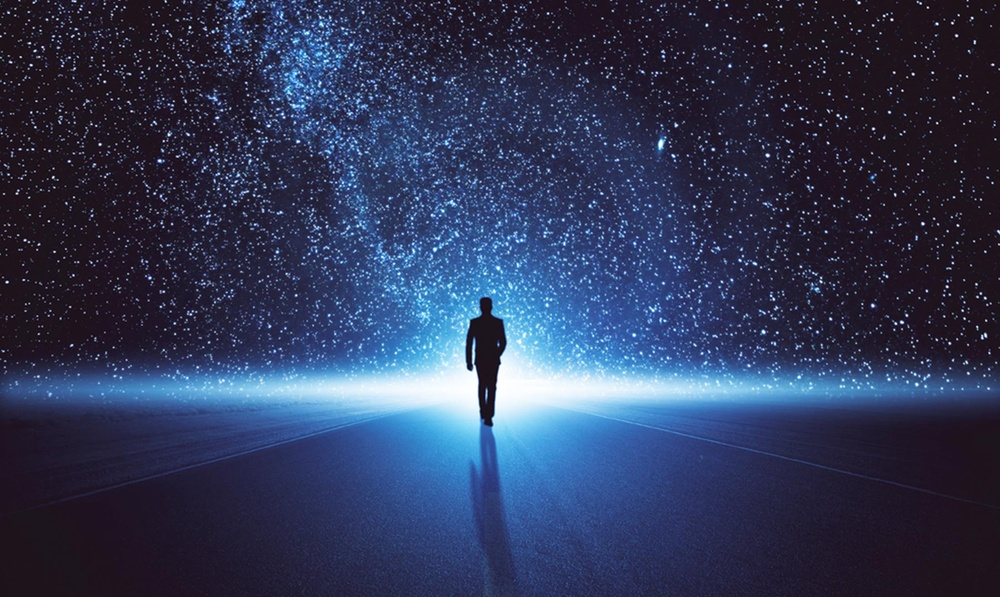
#> input picture Intellicense/infinity.jpg, 1000 x 597 px, shrunk from 1800 x 1075 before the run
$ python display.py infinity.jpg
#> lines starting #> are read from the running program, lines starting #| are printed output that depends on the picture
# usr/bin/env python3
import cv2
import sys

def show_image(url):
    image=cv2.imread(url)
    cv2.imshow("Process Image",image)
    #cv2.waitKey(0)
def show_scaled(url):
    image=cv2.imread(url)
    gray_image=cv2.cvtColor(image,cv2.COLOR_BGR2GRAY)
    cv2.imshow("Imagen en gris",gray_image)
    #cv2.waitKey(0)
def show_gaussian(url):
    image=cv2.imread(url)
    gauss= cv2.GaussianBlur(image,(7,7),0)
    cv2.imshow("Difuminacion gaussiana",gauss)

def show_detectorCanny(url):
    image=cv2.imread(url)
    detector= cv2.Canny(image,50,150)
    cv2.imshow("Detector",detector)
def show_detectorAdvanced(url):
#> called with url = 'infinity.jpg'
    image=cv2.imread(url)
#> image is the input picture: shape (597, 1000, 3); mean B, G, R 87.9, 57, 48
    im_scale= cv2.cvtColor(image,cv2.COLOR_BGR2GRAY)
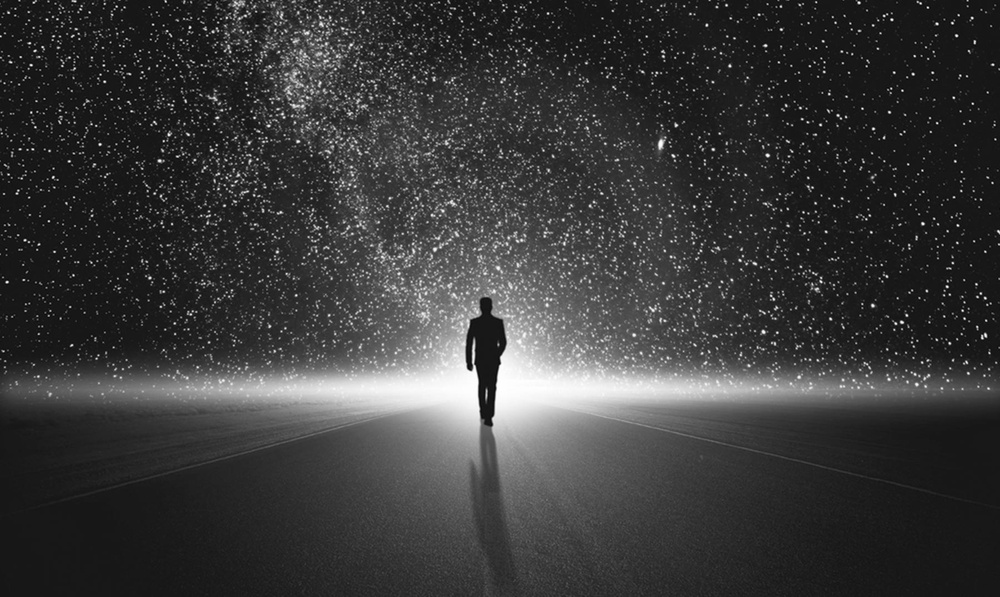
#> im_scale: shape (597, 1000); min 2, max 255, mean 57.8
    im_canny= cv2.Canny(im_scale,50,150)
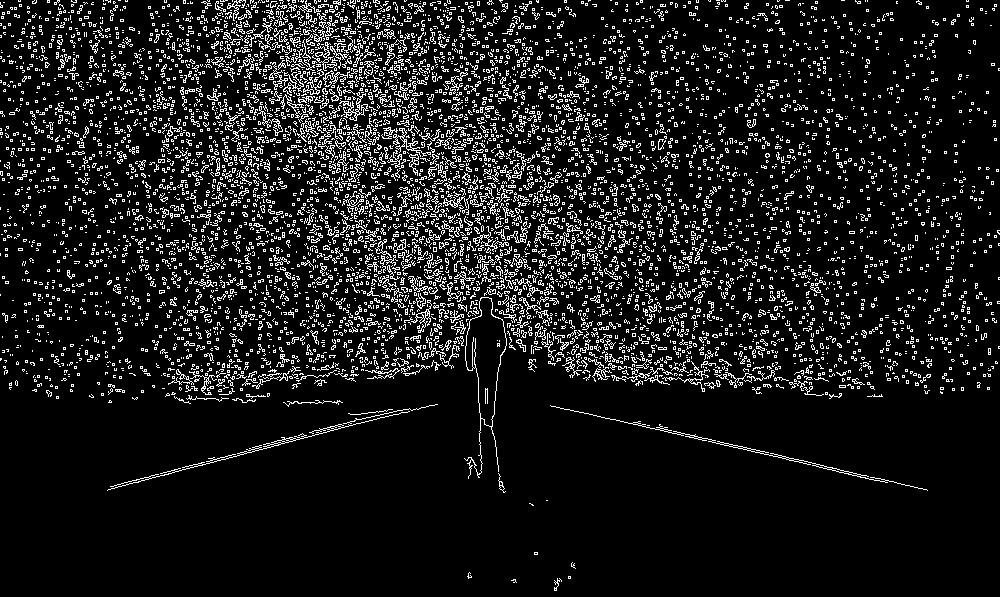
#> im_canny: shape (597, 1000); 10.3% white in thin lines or dots
    cv2.imshow("Canny advanced",im_canny)

if __name__=="__main__":
    if len(sys.argv)<2:
        print("Ingrese la ruta de la imagen --<image>")
        exit(0)
    try:
        # [4 lines of commented-out code are left out]
        show_detectorAdvanced(sys.argv[1])
        cv2.waitKey(0)
    except Exception as e:
        print(e)
